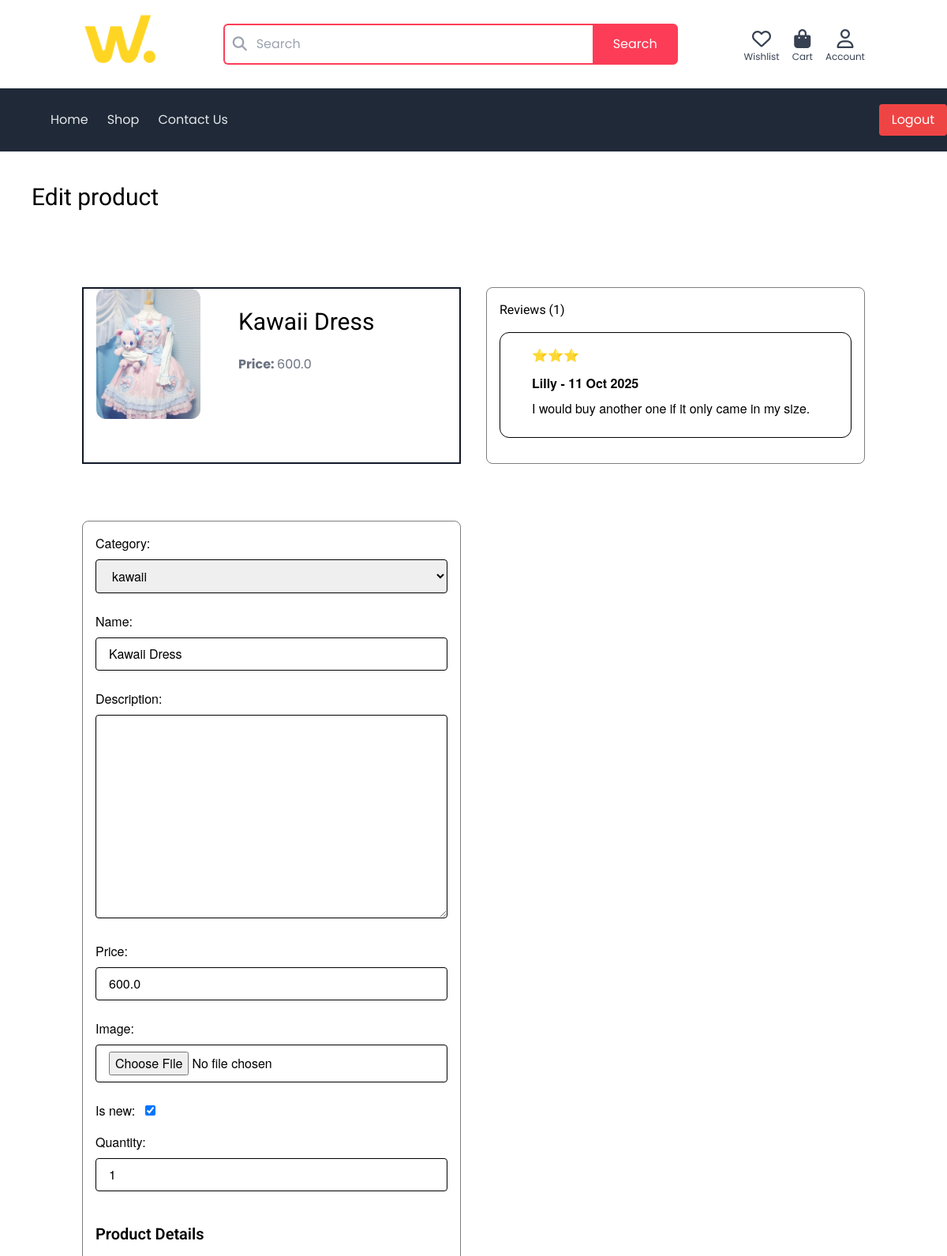
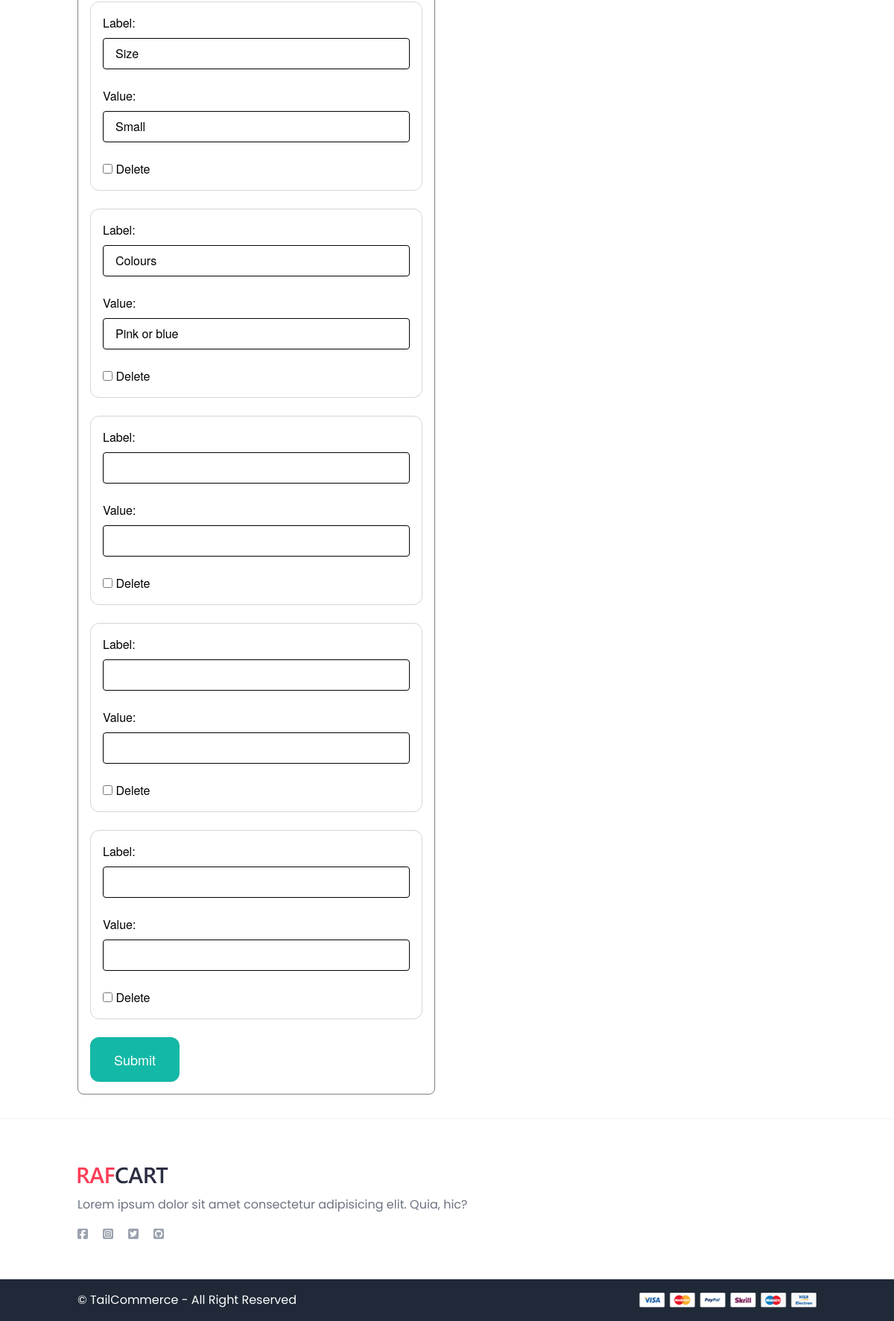
/dashboard/products/14/edit/ (signed in), run on the app's committed database (2 pictures, top to bottom).
### products/models.py (models this page shows, shortened)
class Product(models.Model):
    category = models.ForeignKey(Category, related_name='products',on_delete=models.CASCADE)
    name = models.CharField(max_length=255)
    slug = models.SlugField(unique=False, blank=True, null=True)
    class Meta:
        unique_together = ('name', 'category')
    description = models.TextField(blank=True, null=True)
    price = models.FloatField()
    image = models.ImageField(upload_to='product_images/', blank=True, null=True)
    quantity = models.PositiveIntegerField(default=1)
    is_new = models.BooleanField(default=False)
    created_at = models.DateTimeField(auto_now_add=True)

class Reviews(models.Model):
    name = models.CharField(max_length=100, blank=True, null=True)
    product = models.ForeignKey(Product,related_name='reviews',on_delete=models.CASCADE)
    email = models.EmailField(null=True, blank=True)
    date = models.DateField(auto_now_add=True)
    review = models.TextField()
    rating = models.IntegerField(choices=RATING_CHOICES, default=5)
    class Meta:
        verbose_name_plural = 'Product Reviews'  #Displays plural name correctly in Django admin site

class Category(models.Model):
    name = models.CharField(max_length=255)
    slug = models.SlugField(unique=False, blank=True, null=True)
    class Meta:
        ordering = ('name',) # Orders the catergories alphabetically
        verbose_name_plural = 'Categories'  #Displays plural name correctly in Django admin site
    def __str__(self):
        return self.name # Fixes string representataion problem and shows the catergory name in Django admin site instead of Catergory object(1)

### dashboard/views.py (the view)
# urls.py: path('products/<int:pk>/edit/', views.edit, name='edit'),
@login_required
def edit(request, pk):
    product = get_object_or_404(Product, pk=pk)
    reviews = product.reviews.all()
    old_category = product.category
    old_slug = product.slug
    old_name = product.name
    if request.method == 'POST':
        form = EditItemForm(request.POST, request.FILES, instance=product)
        formset = ProductDetailFormSet(request.POST, instance=product)
        if form.is_valid() and formset.is_valid():
            updated_product = form.save(commit=False)
            updated_product.slug = slugify(updated_product.name)
            if (old_category != updated_product.category or
                old_slug != updated_product.slug or
                old_name != updated_product.name):
                product.reviews.all().delete()
            updated_product.save()
            formset.save()  # formset linked to product instance
            return redirect('dashboard:admin-dashboard')
    else:
        form = EditItemForm(instance=product)
        formset = ProductDetailFormSet(instance=product)
    return render(request, 'dashboard/form.html', {
        'form': form,
        'formset': formset,
        'title': 'Edit product',
        'product': product,
        'reviews': reviews,
        'edit': True,
    })

### dashboard/forms.py
class EditItemForm(forms.ModelForm):
    class Meta:
        model = Product # Connects the form to the Item model
        fields = ('category','name', 'description', 'price', 'image', 'is_new', 'quantity',) # Fields that can be edited
        widgets = {
            'category' : forms.Select(attrs={
            'class' : INPUT_CLASSES
            }),
            'name' : forms.TextInput(attrs={
            'class' : INPUT_CLASSES
            }),
            'description' : forms.Textarea(attrs={
            'class' : INPUT_CLASSES
            }),
            'price' : forms.TextInput(attrs={
            'class' : INPUT_CLASSES
            }),
            'image' : forms.FileInput(attrs={
            'class' : INPUT_CLASSES
            }),
            'is_new' : forms.CheckboxInput(attrs={
            'class' : 'ml-2'
            }),
            'quantity' : forms.NumberInput(attrs={
            'class' : INPUT_CLASSES
            }),
        }

### dashboard/templates/dashboard/form.html (shortened to what this page needs)
{% extends 'core/base.html' %}
{% block content %}
<h1 class="m-10 mb-6 text-3xl">{{title}}</h1>
<div class="container mx-auto px-4 py-8">
    {% if edit %}
  <div class="grid grid-cols-1 md:grid-cols-2 gap-8">
 <div class="border-2 border-gray-900 container mt-10 mx-auto px-4 grid grid-cols-1 sm:grid-cols-1 md:grid-cols-2 lg:grid-cols-3 gap-6">
        <div>
            <img src="{{ product.image.url }}" class="w-48 rounded-xl">
        </div>
        <div class="col-span-2 p-6 rounded-b-xl">
            <h1 class="mb-6 text-3xl">{{ product.name }}</h1>
            <p class="text-gray-500"><strong>Price: </strong>{{ product.price }}</p>
        </div>
    </div>
    <div style="font-family: 'Helvetica Neue', Helvetica, Roboto, Arial, sans-serif;"
        class="container w-full max-w-4xl mx-auto mt-10 px-4 rounded-lg p-4 border border-black border-opacity-50">
    <h4>Reviews ({{ reviews.count }})</h4>
    {% for review in reviews %}
        {% if review.review %}
        <div class="w-full my-4 py-4 px-10 rounded-xl border border-black">
            <p class="mb-3">{{ review.get_rating_display }}</p>
            <p class="mb-2"><strong>{{ review.name }} - {{ review.date|date:"d M Y" }}</strong></p>
            <p class="mb-2">{{ review.review }}</p>
        </div>
        {% endif %}
    {% endfor %}
    </div>
    {% endif %}
    <div style="font-family: 'Helvetica Neue', Helvetica, Roboto, Arial, sans-serif;"
        class="container w-full max-w-4xl mx-auto mt-10 px-4 rounded-lg p-4 border border-black border-opacity-50">
<form method="post" action="." enctype="multipart/form-data">
    <div class="space-y-4">
        {{ form.as_p }}
    </div>
    <h3 class="mt-8 mb-4 text-xl font-semibold">Product Details</h3>
    <div class="space-y-6">
        {% for detail_form in formset %}
            <div class="border border-gray-300 rounded-xl p-4">
                <div class="mb-4">
                    {{ detail_form.label.label_tag }}
                    {{ detail_form.label }}
                </div>
                <div class="mb-4">
                    {{ detail_form.value.label_tag }}
                    {{ detail_form.value }}
                </div>
                {% if formset.can_delete %}
                    <div>
                        {{ detail_form.DELETE }} <label for="{{ detail_form.DELETE.id_for_label }}">Delete</label>
                    </div>
                {% endif %}
            </div>
        {% endfor %}
    </div>
    <button class="mt-6 py-4 px-8 text-lg bg-teal-500 hover:bg-teal-700 rounded-xl text-white">Submit</button>
</form>
</div>
 </div>
</div>
{% endblock %}

### data on the page
Product: image (picture), name "Kawaii Dress", price "600.0", count "1", category "kawaii", is_new "☑", quantity "1"
Reviews: rating "⭐⭐⭐", name "Lilly", date "11 Oct 2025", review "I would buy another one if it only came in my size."
Category: name "Kawaii Dress"

### other printed values
{{ title }} "Edit product"
{{ detail_form.label.label_tag }} "Label:" "Label:" "Label:" "Label:" "Label:"
{{ detail_form.value.label_tag }} "Value:" "Value:" "Value:" "Value:" "Value:"
